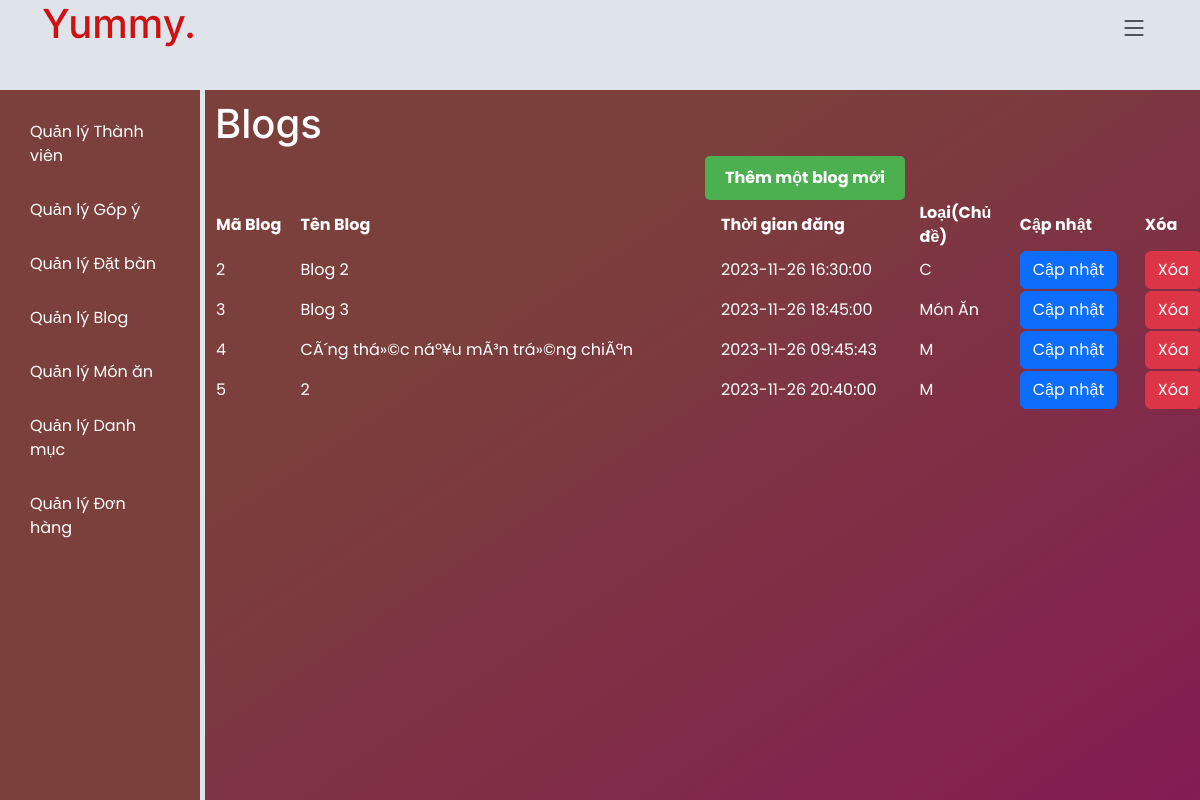
Page /admin/admin_home.php?page=admin_blogs (signed in) on the earlier database version.
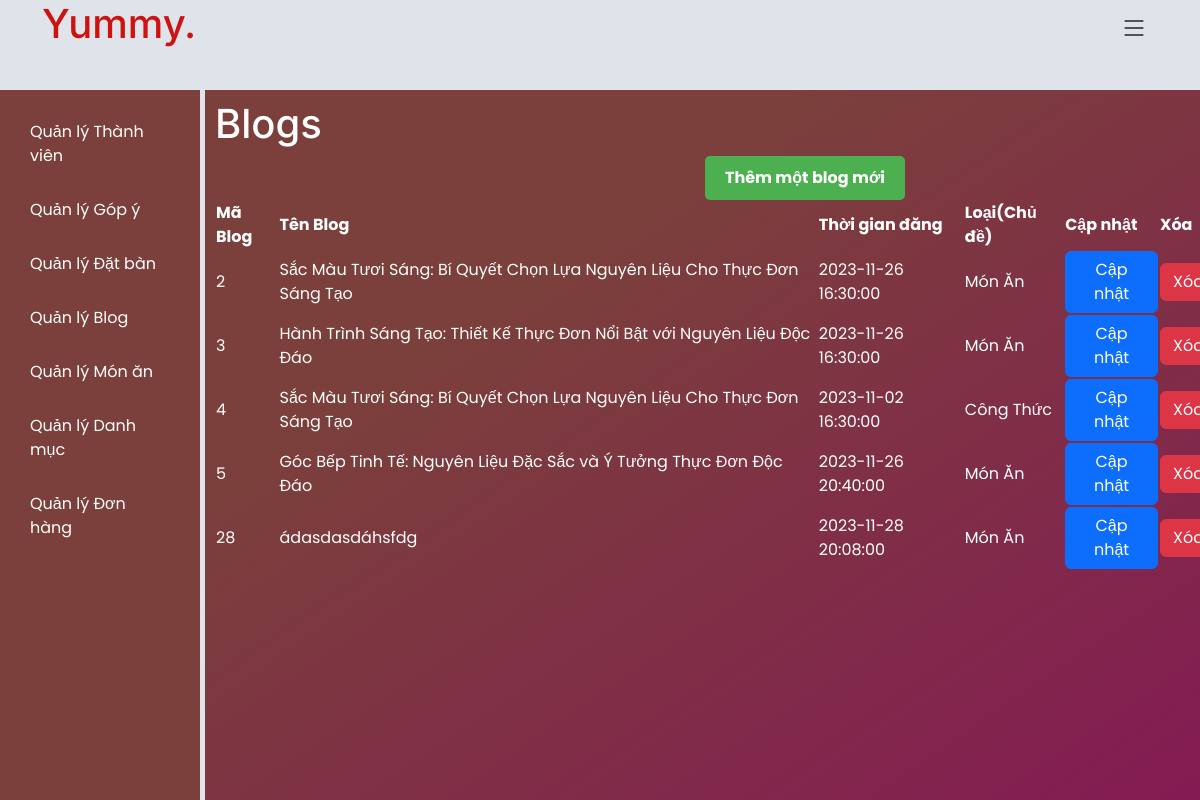
Same page on the later database version.
### tables this page shows
CREATE TABLE `blog` (
  `MaBlog` int(11) NOT NULL,
  `TenBlog` mediumtext NOT NULL,
  `ThoiGianDang` datetime NOT NULL,
  `NoiDung` longtext NOT NULL,
  `MaLoaiBlog` int(11) NOT NULL,
  `AnhBlog` varchar(255) NOT NULL
);

CREATE TABLE `loaiblog` (
  `MaLoaiBlog` int(11) NOT NULL,
  `TenLoaiBlog` varchar(50) NOT NULL
);

### admin/admin_blogs.php (the view, shortened to what this page needs)
<?php
require_once("../components/connection.php");
$sql = "SELECT blog.*, loaiblog.TenLoaiBlog
FROM blog
JOIN loaiblog ON blog.MaLoaiBlog = loaiblog.MaLoaiBlog";
$result = $conn->query($sql);
?>
<!DOCTYPE html>
<html lang="en">
<head>
</head>
<body>
<?php
if ($result->num_rows > 0) {
?>
    <h1> Blogs </h1>
    <center>
    <a href="admin_home.php?page=admin_blogs_add" style="
        display: inline-block;
        padding: 10px 20px;
        color: white;
        background-color: #4CAF50;
        text-decoration: none;
        border-radius: 5px;
        font-size: 16px;
        font-weight: bold;
    ">Thêm một blog mới</a></center>
    <table width = 85%>
        <tr>
            <th>Mã Blog</th>
            <th>Tên Blog</th>
            <th>Thời gian đăng</th>
            <th width = 10%>Loại(Chủ đề)</th>
            <th align="center">Cập nhật</th>
            <th align="center">Xóa</th>
        </tr>
        <?php while($row = $result->fetch_assoc()): ?>
        <tr>
            <td><?php echo $row["MaBlog"]; ?></td>
            <td><?php echo $row["TenBlog"]; ?></td>
            <td><?php echo $row["ThoiGianDang"]; ?></td>
            <td><?php echo $row["TenLoaiBlog"]; ?></td>
            <td><button type="button" class="btn btn-primary" onclick="window.location.href='admin_home.php?page=admin_blogs_edit&mablog=<?php echo $row['MaBlog']; ?>'">Cập nhật</button> </td>
            <td><button type="button" class="btn btn-danger" onclick="if(confirm('Bạn chắc chưa?')) window.location.href='admin_blogs_delete.php?MaBlog=<?php echo $row['MaBlog']; ?>'">Xóa</button>
            </td>
        </tr>
        <?php endwhile; ?>
    </table>
<?php
} else {
    echo " <tr> <h1> Không có blog nào. </h1> </tr>";
}
?>
</body>
</html>

### components/header_login.php (shortened to what this page needs)
<!DOCTYPE html>
<html lang="en">
<head>
</head>
<body>
<header id="header" class="header_login fixed-top d-flex align-items-center">
    <div class="container d-flex align-items-center justify-content-between">
      <a href="index.php" class="logo d-flex align-items-center me-auto me-lg-0">
        <h1>Yummy<span>.</span></h1>
      </a>
      <i class="mobile-nav-toggle mobile-nav-show bi bi-list"></i>
    </div>
  </header>
</body>
</html>

### admin/admin_home.php (shortened to what this page needs)
<?php include '../components/header_login.php'?>
<!DOCTYPE html>
  <link href="../assets/vendor/bootstrap/css/bootstrap.min.css" rel="stylesheet">
  <link href="../assets/vendor/bootstrap-icons/bootstrap-icons.css" rel="stylesheet">
  <link href="../assets/vendor/aos/aos.css" rel="stylesheet">
  <link href="../assets/vendor/glightbox/css/glightbox.min.css" rel="stylesheet">
  <link href="../assets/vendor/swiper/swiper-bundle.min.css" rel="stylesheet">
  <link href="../assets/css/main.css" rel="stylesheet">
<html>
<head>
</head>
<body>
    <div class="sidebar">
    <a href="admin_home.php?page=admin_users">Quản lý Thành viên</a>
    <a href="admin_home.php?page=admin_comments">Quản lý Góp ý</a>
    <a href="admin_home.php?page=admin_book_table">Quản lý Đặt bàn</a>
    <a href="admin_home.php?page=admin_blogs">Quản lý Blog</a>
    <a href="admin_home.php?page=admin_foods">Quản lý Món ăn</a>
    <a href="admin_home.php?page=admin_categories">Quản lý Danh mục</a>
    <a href="admin_home.php?page=admin_orders">Quản lý Đơn hàng</a>
    </div>
    <div class="admin-panel">
    <?php
    if (isset($_GET['page'])) {
        $page = $_GET['page'];
        include($page . ".php");
    }
    ?>
    </div>
</body>
</html>

### assets/css/main.css (style rules this page uses)
:root { --font-default: "Open Sans", system-ui, -apple-system, "Segoe UI", Roboto, "Helvetica Neue", Arial, "Noto Sans", "Liberation Sans", sans-serif, "Apple Color Emoji", "Segoe UI Emoji", "Segoe UI Symbol", "Noto Color Emoji"; --font-primary: "Amatic SC", sans-serif; --font-secondary: "Inter", sans-serif; }
:root { --color-default: #212529; --color-primary: #ce1212; --color-secondary: #37373f; }
:root { scroll-behavior: smooth; }
body { font-family: var(--font-default); color: var(--color-default); }
a { color: var(--color-primary); text-decoration: none; }
h1, h2, h3, h4, h5, h6 { font-family: var(--font-secondary); }
@media (max-width: 1279px) { .mobile-nav-show { color: var(--color-secondary); font-size: 28px; cursor: pointer; line-height: 0; transition: 0.5s; z-index: 9999; margin: 0 10px 0 20px; } }

### admin/admin_home.php (style rules this page uses)
body { font-family: Poppins, sans-serif; display: flex; background-color: #dee4ea; margin: 0; }
.sidebar { width: 200px; height: 100vh; background-color: #7b403b; color: #fff; padding: 20px; overflow: auto; margin-top: 90px; position: fixed; }
.sidebar a { display: block; color: #fff; text-decoration: none; padding: 10px; margin-bottom: 10px; border-radius: 5px; transition: background-color 0.3s ease; }
.admin-panel { margin-left: 205px; padding: 10px; margin-top: 90px; width: 100%; height: 90%; overflow-y: auto; position: fixed; background-image: linear-gradient(326deg, #861657 0%, #7b403b 74%); color: #fff; }

Differences in the rows shown:
changed blog id 2: TenBlog "Blog 2" → "Sắc Màu Tươi Sáng: Bí Quyết Chọn Lựa Nguyên Liệu Cho Thực Đơn Sáng Tạo"; loaiblog.TenLoaiBlog "C" → "Món Ăn"
changed blog id 3: TenBlog "Blog 3" → "Hành Trình Sáng Tạo: Thiết Kế Thực Đơn Nổi Bật với Nguyên Liệu Độc Đáo"; ThoiGianDang "2023-11-26 18:45:00" → "2023-11-26 16:30:00"
changed blog id 4: TenBlog "CÃ´ng thá»©c náº¥u mÃ³n trá»©ng chiÃªn" → "Sắc Màu Tươi Sáng: Bí Quyết Chọn Lựa Nguyên Liệu Cho Thực Đơn Sáng Tạo"; ThoiGianDang "2023-11-26 09:45:43" → "2023-11-02 16:30:00"; loaiblog.TenLoaiBlog "M" → "Công Thức"
changed blog id 5: TenBlog "2" → "Góc Bếp Tinh Tế: Nguyên Liệu Đặc Sắc và Ý Tưởng Thực Đơn Độc Đáo"; loaiblog.TenLoaiBlog "M" → "Món Ăn"
added blog: MaBlog "28", TenBlog "ádasdasdáhsfdg", ThoiGianDang "2023-11-28 20:08:00", loaiblog.TenLoaiBlog "Món Ăn"
